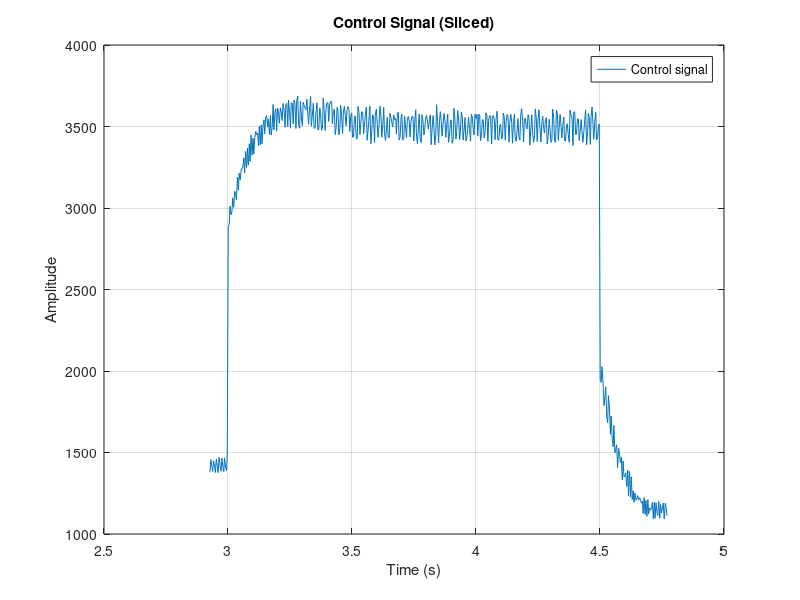
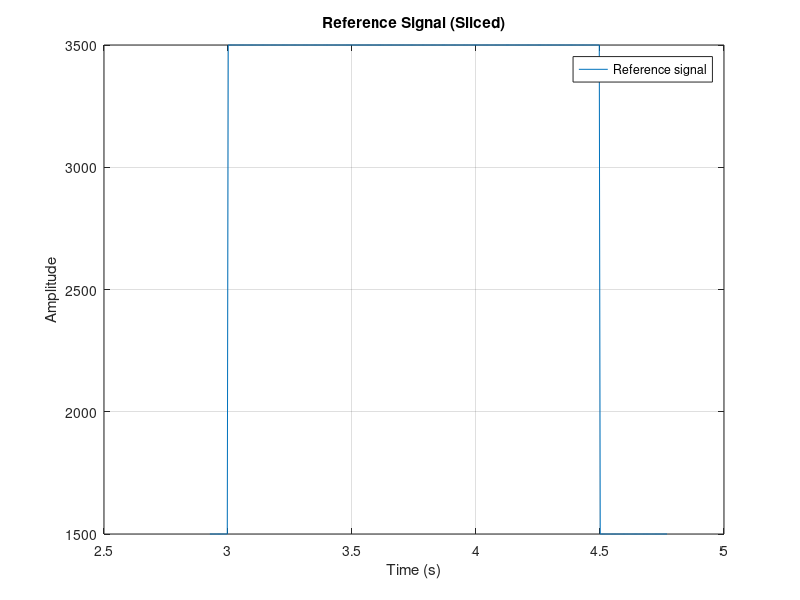
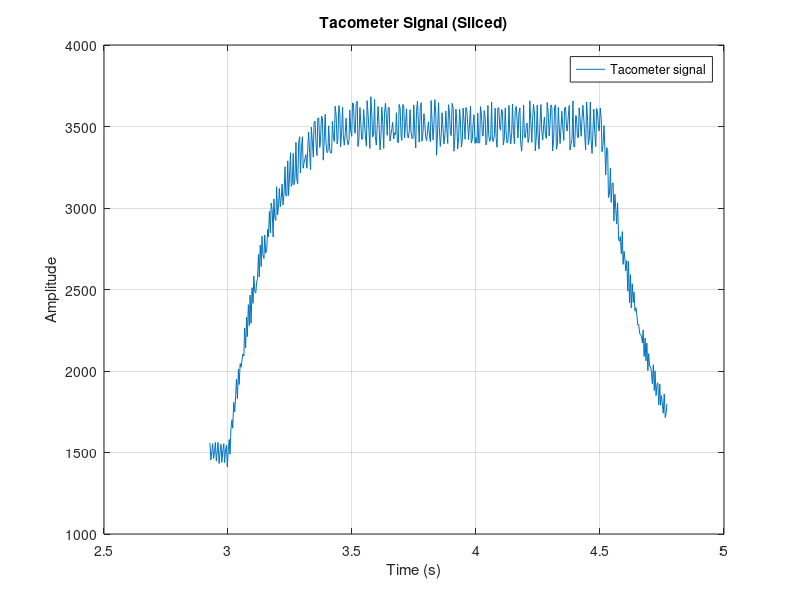
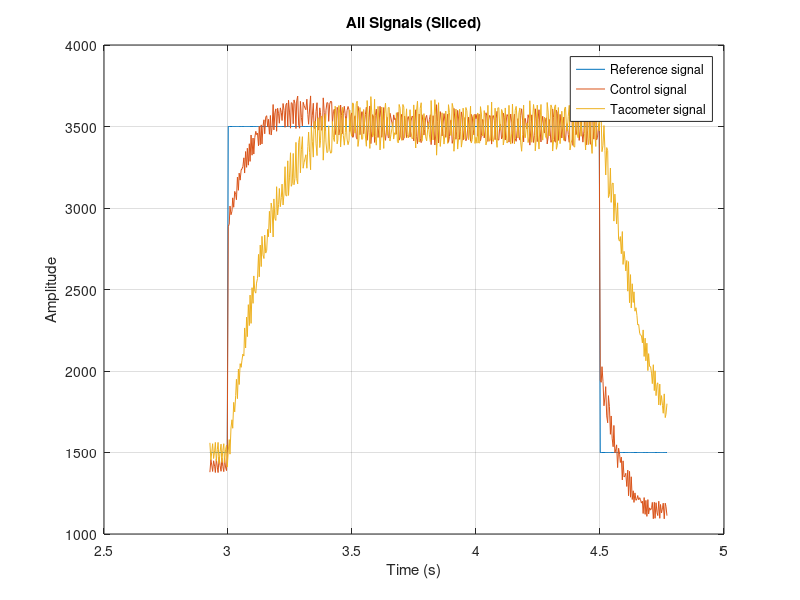

These figures' MATLAB source, in order:
% Carrega os dados
load("dados/control.mat");
load("dados/reference.mat");
load("dados/tacometer.mat");

% Extrai os sinais e o tempo
t = control.time;
control_sig = reshape(control.signals.values, [], 1);
reference_sig = reshape(reference.signals.values, [], 1);
tacometer_sig = reshape(tacometer.signals.values, [], 1);

% Define os índices inicial e final para fatiar os dados
start_idx = 800; % Alterar conforme necessário
end_idx = 1300;   % Alterar conforme necessário

% Fatia os dados
new_t = t(start_idx:end_idx);
new_control_sig = control_sig(start_idx:end_idx);
new_reference_sig = reference_sig(start_idx:end_idx);
new_tacometer_sig = tacometer_sig(start_idx:end_idx);

% Plota e salva o gráfico do sinal de controle
figure;
plot(new_t, new_control_sig, 'DisplayName', "Control signal");
xlabel('Time (s)');
ylabel('Amplitude');
title('Control Signal (Sliced)');
grid on;
legend;
saveas(gcf, 'control_signal_sliced.png'); % Salva como imagem

% Plota e salva o gráfico do sinal de referência
figure;
plot(new_t, new_reference_sig, 'DisplayName', "Reference signal");
xlabel('Time (s)');
ylabel('Amplitude');
title('Reference Signal (Sliced)');
grid on;
legend;
saveas(gcf, 'reference_signal_sliced.png'); % Salva como imagem

% Plota e salva o gráfico do sinal do tacômetro
figure;
plot(new_t, new_tacometer_sig, 'DisplayName', "Tacometer signal");
xlabel('Time (s)');
ylabel('Amplitude');
title('Tacometer Signal (Sliced)');
grid on;
legend;
saveas(gcf, 'tacometer_signal_sliced.png'); % Salva como imagem

% Plota e salva o gráfico com todos os sinais fatiados
figure;
plot(new_t, new_reference_sig, 'DisplayName', 'Reference signal'); hold on;
plot(new_t, new_control_sig, 'DisplayName', 'Control signal');
plot(new_t, new_tacometer_sig, 'DisplayName', 'Tacometer signal');
xlabel('Time (s)');
ylabel('Amplitude');
title('All Signals (Sliced)');
grid on;
legend; % 'DisplayName' preenche a legenda automaticamente
saveas(gcf, 'all_signals_sliced.png'); % Salva o gráfico como imagem
